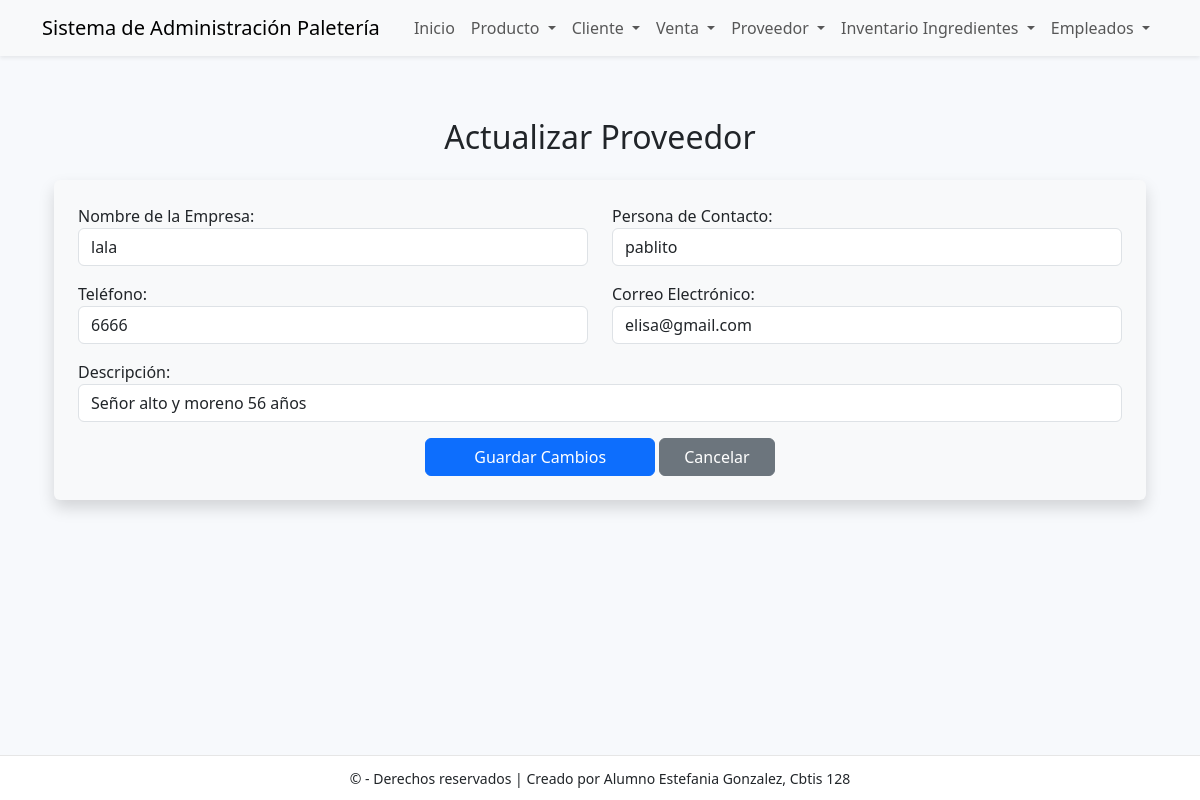
The page /proveedor/actualizar/1/ on the database its author committed.
### app_Paleteria/models.py (models this page shows, shortened)
class Proveedor(models.Model):
    id_proveedor = models.AutoField(primary_key=True)
    nombre_empresa = models.CharField(max_length=100)
    contacto = models.CharField(max_length=100, blank=True)
    telefono = models.CharField(max_length=20, blank=True)
    email = models.CharField(max_length=100, blank=True)
    descripcion = models.CharField(max_length=200, blank=True)

### app_Paleteria/views.py (the view)
# urls.py: path('proveedor/actualizar/<int:id>/', views.actualizar_proveedor, name='actualizar_proveedor'),
def actualizar_proveedor(request, id):
    proveedor = get_object_or_404(Proveedor, id_proveedor=id)
    return render(request, 'proveedor/actualizar_proveedor.html', {'proveedor': proveedor})

### app_Paleteria/templates/proveedor/actualizar_proveedor.html (shortened to what this page needs)
{% extends 'base.html' %}
{% block content %}
<div class="container mt-5">
  <h2 class="text-center mb-4">Actualizar Proveedor</h2>
  <form method="POST" action="{% url 'realizar_actualizacion_proveedor' proveedor.id_proveedor %}" class="shadow p-4 bg-light rounded">
    <div class="row mb-3">
      <div class="col">
        <label for="nombre_empresa">Nombre de la Empresa:</label>
        <input type="text" name="nombre_empresa" class="form-control" value="{{ proveedor.nombre_empresa }}" required>
      </div>
      <div class="col">
        <label for="contacto">Persona de Contacto:</label>
        <input type="text" name="contacto" class="form-control" value="{{ proveedor.contacto }}">
      </div>
    </div>
    <div class="row mb-3">
      <div class="col">
        <label for="telefono">Teléfono:</label>
        <input type="text" name="telefono" class="form-control" value="{{ proveedor.telefono }}">
      </div>
      <div class="col">
        <label for="email">Correo Electrónico:</label>
        <input type="email" name="email" class="form-control" value="{{ proveedor.email }}">
      </div>
    </div>
    <div class="row mb-3">
      <div class="col">
        <label for="descripcion">Descripción:</label>
        <input type="text" name="descripcion" class="form-control" value="{{ proveedor.descripcion }}">
      </div>
    </div>
    <div class="text-center">
      <button type="submit" class="btn btn-primary px-5">Guardar Cambios</button>
      <a href="{% url 'ver_proveedor' %}" class="btn btn-secondary px-4">Cancelar</a>
    </div>
  </form>
</div>
{% endblock %}

### app_Paleteria/templates/base.html (style rules this page uses)
body { padding-top: 70px; padding-bottom: 70px; background:#f7f9fc; }

### rows shown on the page
Proveedor: nombre_empresa "lala", contacto "pablito", telefono "6666", email "elisa@gmail.com", descripcion "Señor alto y moreno 56 años"
